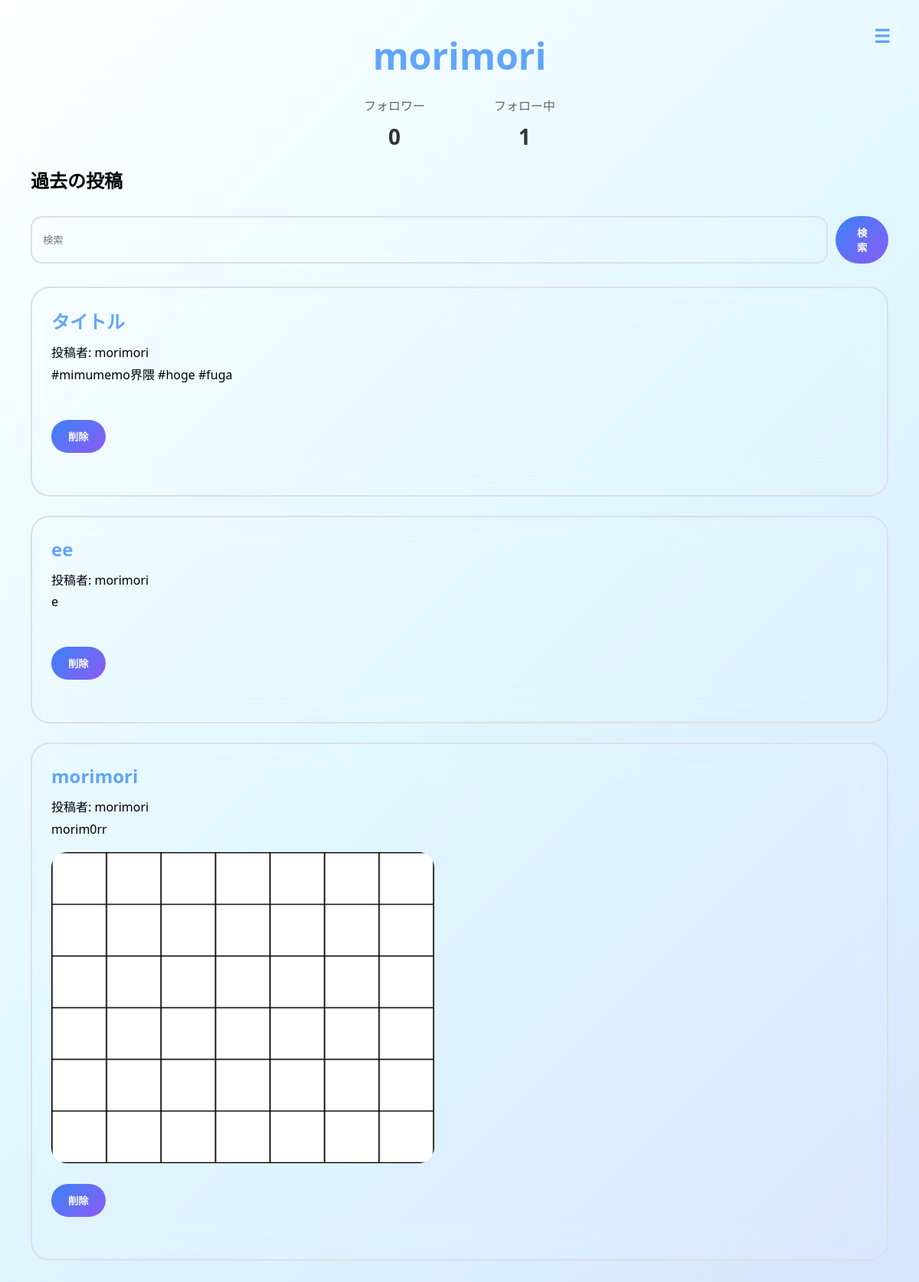
Screenshot of /myaccount (signed in) with the database file from the repository.
### tables this page shows
CREATE TABLE post(
    id INTEGER PRIMARY KEY,
    title TEXT,
    comment TEXT,
    image TEXT,
    userid TEXT
);

### app.py (the view)
@app.route("/myaccount")
def myaccount():
    search = request.args.get("search", "")
    if search:
        db = get_db()
        posts = db.execute(
            """
            SELECT *
            FROM post
            WHERE userid = ? AND comment LIKE ?
            ORDER BY id DESC
            """,
            (current_user.id, f"%{search}%")
        ).fetchall()
    else:
        db = get_db()
        posts = db.execute(
            """
            SELECT *
            FROM post
            WHERE userid = ?
            ORDER BY id DESC
            """,
            (current_user.id,)
        ).fetchall()
    db = get_db()
    follower_count = db.execute(
        """
        SELECT COUNT(*)
        FROM follow_table
        WHERE following_id = ?
        """,
        (current_user.id,)
    ).fetchone()[0]
    following_count = db.execute(
        """
        SELECT COUNT(*)
        FROM follow_table
        WHERE follower_id = ?
        """,
        (current_user.id,)
    ).fetchone()[0]
    return render_template("myaccount.html",
                           posts=posts,
                           search=search,
                           follower_count=follower_count,
                           following_count=following_count)

### app.py (called while the page is built)
@login_manager.user_loader
def load_user(userid):
    return User(userid)

def connect_db():
    rv = sqlite3.connect(DATABASE)
    rv.row_factory = sqlite3.Row
    return rv

def get_db():
    if not hasattr(g,'sqlite_db'):
        g.sqlite_db = connect_db()
    return g.sqlite_db

### templates/myaccount.html (shortened to what this page needs)
{%extends "base.html" %}
{% block content %}
<button class="gradient-button hamburger" onclick="toggleMenu()">
    ☰
</button>
<h1>{{ current_user.id }}</h1>
<div class="follow">
    <div class="follower">
        <h2>フォロワー</h2>
        <p>{{ follower_count }}</p>
    </div>
    <div class="following">
        <h2>フォロー中</h2>
        <p>{{ following_count }}</p>
    </div>
</div>
<h2>過去の投稿</h2>
<div class="search">
    <form method="GET" action="{{ url_for('myaccount') }}">
        <input type="text" name="search" placeholder="検索" value="{{ search }}">
        <button class="gradient-button type="submit">検索</button>
    </form>
</div>
{% for post in posts %}
<div class="post">
    <h2>{{ post.title }}</h2>
    <p>投稿者: {{post.userid}}</p>
    <p>{{ post.comment }}</p>
    {% if post.image %}
        <img src="/uploads/{{ post.image }}" width="300">
    {% endif %}
    <br><br>
    <form action="/reset" method="POST" onsubmit="return confirmReset()">
        <button class="gradient-button type="submit" id="delete-btn">削除</button>
    </form>
</div>
{% endfor %}
{% endblock %}

### templates/base.html (shortened to what this page needs)
<!DOCTYPE html>
<html lang="ja">
<head>
    <link rel="stylesheet" href="{{ url_for('static', filename='style.css') }}">
</head>
<body>
    {% block content %}
    {% endblock %}
</body>
</html>

### static/style.css (style rules this page uses)
* { margin:0; padding:0; box-sizing:border-box; }
body { font-family: "Segoe UI","Yu Gothic",sans-serif; background: linear-gradient( 135deg, #ffffff, #e0f7ff, #d6e4ff ); min-height:100vh; color:black; padding:40px; }
h1 { text-align:center; font-size:3rem; margin-bottom:20px; color: #60a5fa; }
h2 { margin-bottom:15px; }
form { margin-bottom:30px; }
input[type=text], input[type=password], textarea { width:100%; background:rgba(255,255,255,0.08); border:2px solid #dddfe5; color:black; padding:14px; border-radius:15px; backdrop-filter:blur(10px); outline:none; transition:0.3s; }
.gradient-button { background: linear-gradient( 135deg, #3b82f6, #8b5cf6 ); border:none; color:white; padding:12px 22px; border-radius:999px; cursor:pointer; font-weight:bold; transition:.25s; }
.post { background:rgba(255,255,255,0.08); backdrop-filter:blur(20px); border:2px solid #dddfe5; border-radius:25px; padding:25px; margin-bottom:25px; transition:.3s; }
.post h2 { color:#60a5fa; margin-bottom:10px; }
.post p { line-height:1.8; }
.post img { width:100%; max-width:500px; margin-top:15px; border-radius:20px; transition:.3s; }
.search { margin:30px 0; }
.search form { display:flex; gap:10px; }
.hamburger { position:fixed; top:20px; right:20px; width:55px; height:55px; border-radius:50%; background:rgba(255,255,255,.15); backdrop-filter:blur(20px); color:#60a5fa; font-size:24px; z-index:1001; text-indent: -6px; }
.follow { display: flex; justify-content: center; gap: 30px; margin: 20px 0; }
.follower, .following { text-align: center; min-width: 140px; transition: transform 0.2s ease; }
.follower h2, .following h2 { margin: 0; font-size: 16px; color: #666; font-weight: 500; }
.follower p, .following p { margin: 10px 0 0; font-size: 28px; font-weight: bold; color: #333; }

### rows the page displays
post: title "タイトル", userid "morimori", comment "#mimumemo界隈 #hoge #fuga"
post: title "ee", userid "morimori", comment "e"
post: title "morimori", userid "morimori", comment "morim0rr", image (picture)

### other values shown
{{ current_user.id }} "morimori"
{{ follower_count }} "0"
{{ following_count }} "1"
